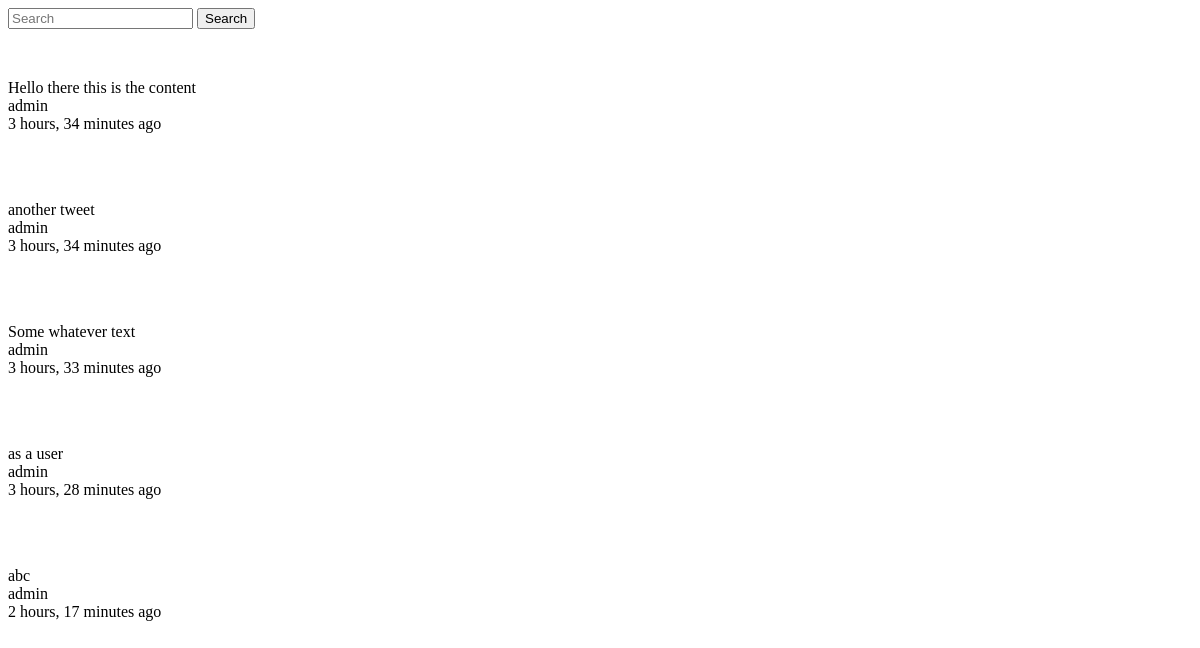
Before: /tweet/ with the older database file.
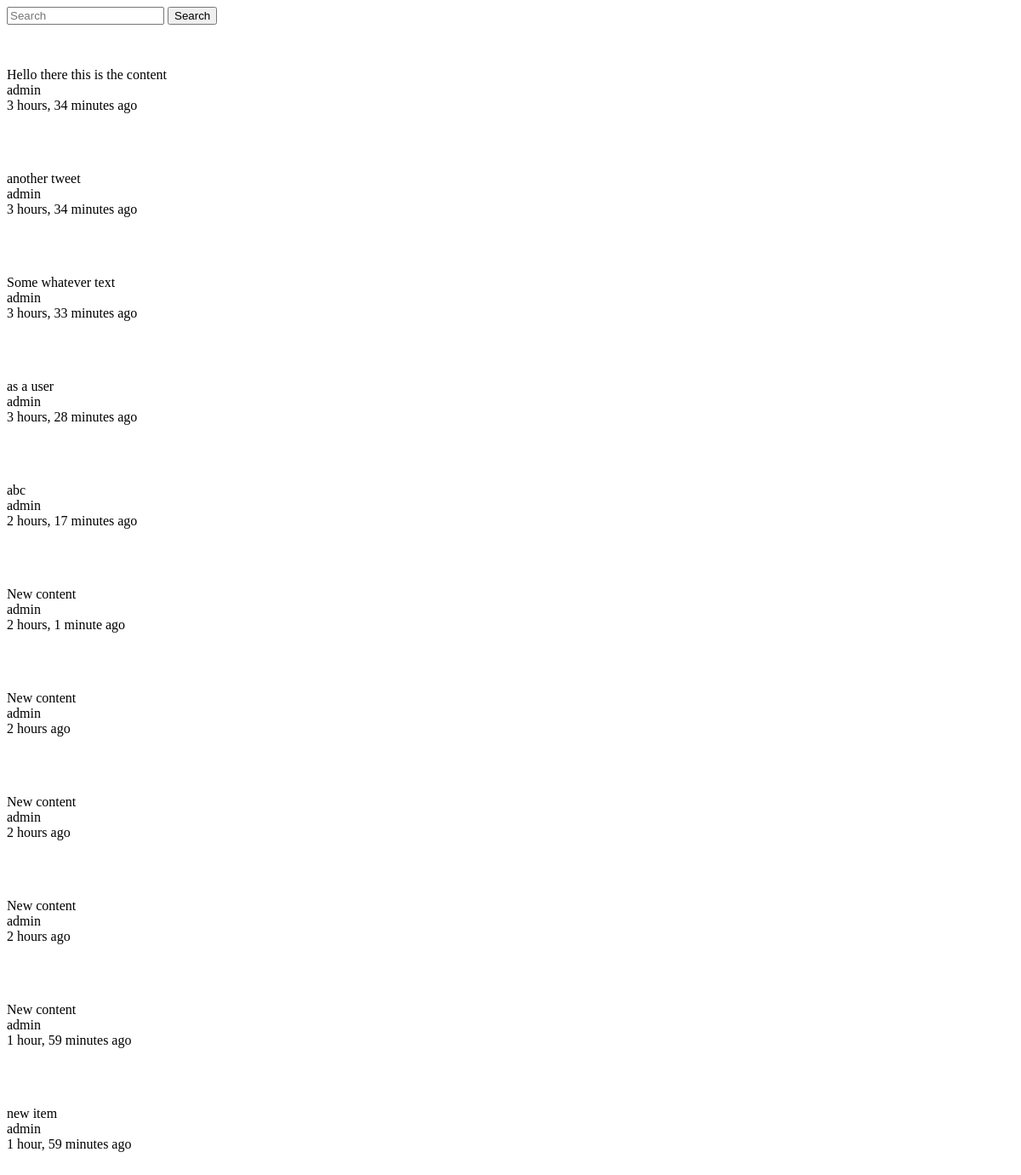
After: the same page with the newer database file.
### tweets/models.py (models this page shows, shortened)
class Tweet(models.Model):
    user        = models.ForeignKey(settings.AUTH_USER_MODEL, default=1, on_delete=models.CASCADE)
    content     = models.CharField(max_length=140, validators=[validate_content])
    updated     = models.DateTimeField(auto_now = True)
    timestamp   = models.DateTimeField(auto_now_add=True)

### tweets/views.py (the view)
# urls.py: path('', TweetListView.as_view(), name='list'),
class TweetListView(ListView):
    def get_queryset(self, *args, **kwargs):
        qs = Tweet.objects.all()
        print(self.request.GET)
        query = self.request.GET.get("q", None)
        if query is not None:
            qs = qs.filter(
                    Q(content__icontains=query) |
                    Q(user__username__icontains=query)
                    )
        return qs
    def get_context_data(self, *args, **kwargs):
        context = super(TweetListView, self).get_context_data(*args, **kwargs)
        return context

### tweets/templates/tweets/tweet_list.html
{% include "tweets/search_form.html" %}<br/>
{% for object in object_list %}
    <p>{{ object.content }}<br/>
    {{ object.user }}<br/>
    {{ object.timestamp|timesince }} ago</p><br/><br/>
{% empty %}
    {% if request.GET.q %}
     <p>No tweets found.</p>
    {% else %}
    <p>No tweets yet.</p>
    {% endif %}
{% endfor %}

### tweets/templates/tweets/search_form.html
<form method='GET' action='{% url "tweet:list" %}'>
    <input type='text' name='q' placeholder='Search' value='{{ request.GET.q }}'/>
    <input type='submit' value='Search'/>
</form>

Changed rows visible on the page:
added Tweet: content "New content", user "admin", timestamp "2 hours, 1 minute"
added Tweet: content "New content", user "admin", timestamp "2 hours"
added Tweet: content "New content", user "admin", timestamp "2 hours"
added Tweet: content "New content", user "admin", timestamp "2 hours"
added Tweet: content "New content", user "admin", timestamp "1 hour, 59 minutes"
added Tweet: content "new item", user "admin", timestamp "1 hour, 59 minutes"
